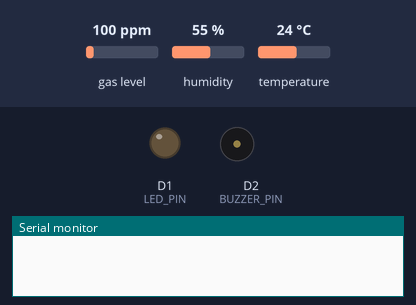
Recording of a sketch running on a simulated ESP8266 (NodeMCU). On the bench: output pins drawn as LEDs (lit = HIGH), buzzer (waves = sounding, pin HIGH), the last lines printed to the serial monitor. The inputs (shaded band) are chosen by the test bench; at power-on: gas level 100 ppm, humidity 55 %, temperature 24 °C. WiFi joins after 1.5 s; servers stay silent unless stated.

Above: at 0.1 s.
At 2.9 s:
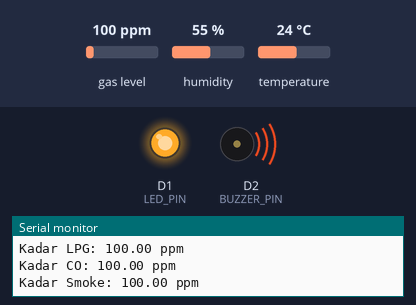
Timing chart, 0 to 4.4 s (numbered marks = the images above):
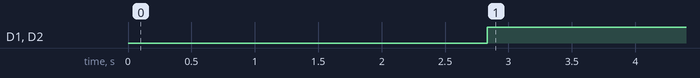

The sketch:

smart-home-berbasis-iot.ino
```cpp
#include <ESP8266WiFi.h>
#include <BlynkSimpleEsp8266.h>
#include <DHT.h>
#include <MQ2.h>

#define LED_PIN D1
#define BUZZER_PIN D2
#define DHT_PIN D3
#define DHT_TYPE DHT11
#define MQ2_ANALOG_PIN A0

#define BLYNK_AUTH_TOKEN "Y_mnlCkmKFhOIpLHfyyUsZw9nt0zyEa9"
#define BLYNK_PRINT Serial
char auth[] = BLYNK_AUTH_TOKEN;
char ssid[] = "Universitas Mulawarman";  // type your wifi name
char pass[] = "";  // type your wifi password

BlynkTimer timer;

DHT dht(DHT_PIN, DHT_TYPE);

MQ2 mq2(MQ2_ANALOG_PIN);

void setup() {
  Serial.begin(115200);
  pinMode(LED_PIN, OUTPUT);
  pinMode(BUZZER_PIN, OUTPUT);
  Blynk.begin(auth, ssid, pass, "blynk.cloud", 80);
  dht.begin();
  mq2.begin();
  timer.setInterval(500L, sendSensor);
}

void loop() {
  Blynk.run();
  timer.run();
}

void sendSensor() {
  float temperature = dht.readTemperature();
  float lpgLevel = mq2.readLPG();
  float coLevel = mq2.readCO();
  float smokeLevel = mq2.readSmoke();

  if (isnan(temperature)) {
    Serial.println("Failed to read from DHT sensor!");
    return;
  }

  // send Temperature to blynk
  Blynk.virtualWrite(V1, temperature);
  // send LPG to blynk
  Blynk.virtualWrite(V2, lpgLevel);
  // send CO to blynk
  Blynk.virtualWrite(V3, coLevel);
  // send Smoke to blynk
  Blynk.virtualWrite(V4, smokeLevel);

  // Menampilkan Suhu ke serial monitor
  Serial.print("Temperature: ");
  Serial.print(temperature);
  Serial.println(" °C");

  // Menampilkan Kadar LPG ke serial monitor
  Serial.print("Kadar LPG: ");
  Serial.print(lpgLevel);
  Serial.println(" ppm");

  // Menampilkan Kadar CO ke serial monitor
  Serial.print("Kadar CO: ");
  Serial.print(coLevel);
  Serial.println(" ppm");

  // Menampilkan Kadar Smoke ke serial monitor
  Serial.print("Kadar Smoke: ");
  Serial.print(smokeLevel);
  Serial.println(" ppm");

  Serial.println("");

  // Event log
    if (temperature > 29 || lpgLevel > 0.5 || coLevel > 0.5 || smokeLevel > 0.5) {
      digitalWrite(LED_PIN, HIGH);
      digitalWrite(BUZZER_PIN, HIGH);
    } else {
      digitalWrite(LED_PIN, LOW);
      digitalWrite(BUZZER_PIN, LOW);
    }
}
```

Measured:
- by itself, D1 (LED_PIN), D2 (BUZZER_PIN): LOW → HIGH at 2.8 s
